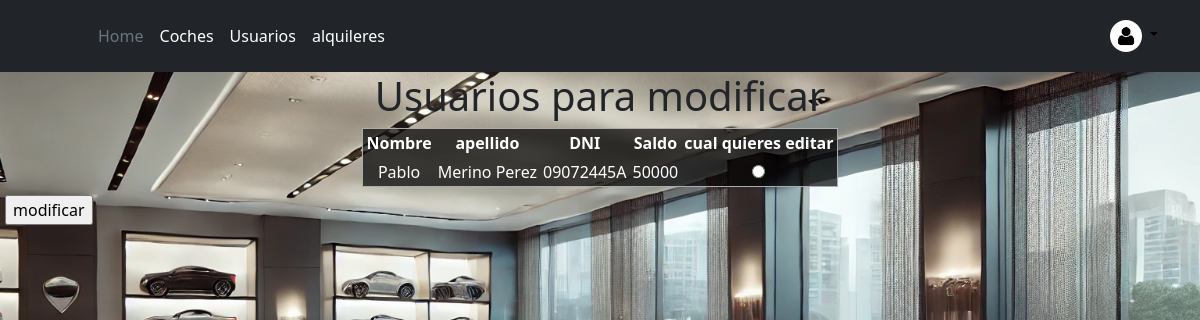
The page /usuarios_modificar1.php?nombre=Pablo (signed in) on the database its author committed.
### tables this page shows
CREATE TABLE `usuarios` (
  `id_usuario` int(10) UNSIGNED NOT NULL,
  `password` varchar(100) DEFAULT NULL,
  `nombre` varchar(50) DEFAULT NULL,
  `apellidos` varchar(50) DEFAULT NULL,
  `dni` varchar(9) DEFAULT NULL,
  `saldo` float DEFAULT NULL,
  `tipo` enum('adm','ven','com') NOT NULL,
  `email` varchar(60) NOT NULL
);

### usuarios_modificar1.php (the view, shortened to what this page needs)
<?PHP
if ($_SESSION['tipo']!=1 ){
   header('location: usuarios_sin_permisos.php');
}
else{
?>
<HTML LANG="es">
<HEAD>
<link rel="stylesheet" href="style.css">
<?php include 'header.php'; ?>
</HEAD>
<BODY>
<H1>Usuarios para modificar</H1>
<?PHP
      $conexion = mysqli_connect ("localhost", "root", "rootroot","concesionario")
         or die ("No se puede conectar con el servidor");
         $nombre = trim(strip_tags($_REQUEST['nombre']));
         $apellido = trim(strip_tags($_REQUEST['apellido']));
         $DNI = trim(strip_tags($_REQUEST['DNI']));
         $saldo = trim(strip_tags($_REQUEST['saldo']));
      $instruccion = "select * from Usuarios where nombre ='$nombre' or apellidos ='$apellido' or dni='$DNI' or saldo='$saldo';";
      $consulta = mysqli_query ($conexion,$instruccion)
         or die ("Fallo en la consulta");
      $nfilas = mysqli_num_rows ($consulta);
      if ($nfilas > 0)
      {
         print ("<form action ='usuarios_modificar2.php' method='post'>");
         print ("<TABLE>\n");
         print ("<TR>\n");
         print ("<TH>Nombre</TH>\n");
         print ("<TH>apellido</TH>\n");
         print ("<TH>DNI</TH>\n");
         print ("<TH>Saldo</TH>\n");
         print ("<TH>cual quieres editar</TH>\n");
         print ("</TR>\n");
         for ($i=0; $i<$nfilas; $i++)
         {
            $resultado = mysqli_fetch_array ($consulta);
            print ("<TR>\n");
            print ("<TD>" . $resultado['nombre'] . "</TD>\n");
            print ("<TD>" . $resultado['apellidos'] . "</TD>\n");
            print ("<TD>" . $resultado['dni'] . "</TD>\n");
            print ("<TD>" . $resultado['saldo'] . "</TD>\n");
            print ("<TD><input type='radio' name='id' value='".$resultado['id_usuario']."' ></TD>");
            print ("</TR>\n");
         }
         print ("</TABLE>\n");
         print ("<input type='submit' value='modificar'></form>");
      }
      else {
         print ("No hay usuarios que coincidan");
      }
   }
?>
</BODY>
</HTML>

### style.css (style rules this page uses)
body { background-image: url("./img/fondo.png"); text-align: center; background-size: cover; background-repeat: no-repeat; background-position: center; }
table { text-align: center; margin: auto; border: solid rgb(172, 172, 172) 1px; margin-bottom: 3px; background-color: rgba(0, 0, 0, 0.7); color: white; }
th { border: solid rgb(172, 172, 172) 1px; padding: 3px; }
td { border: solid rgb(172, 172, 172) 1px; padding: 3px; }
input { margin: 3px; opacity: 20; }

### header.php (style rules this page uses)
h1 { text-align: center; }
input { margin: 5px;; }

### rows shown on the page
usuarios: nombre "Pablo", apellidos "Merino Perez", dni "09072445A", saldo "50000"
